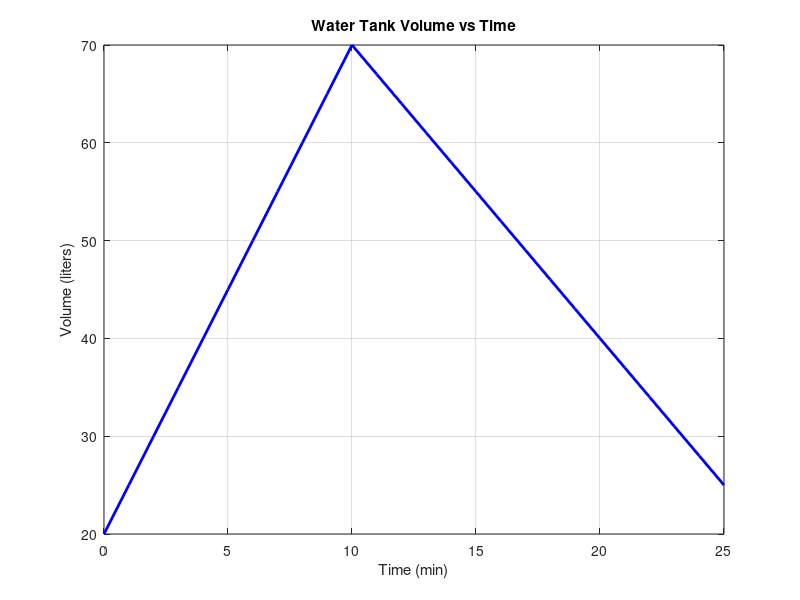

The MATLAB script that drew this image: (Note: this script raises an error after producing the figure.)
clc; clear; close all;


t = 0:1:25;
V = zeros(size(t));
fill_idx = (t >= 0 & t <= 10);
drain_idx = (t > 10 & t <= 25);
V(fill_idx) = 5*t(fill_idx) + 20;
V(drain_idx) = -3*(t(drain_idx) - 10) + 70;
figure;
plot(t, V, 'b', 'LineWidth', 2);
xlabel('Time (min)');
ylabel('Volume (liters)');
title('Water Tank Volume vs Time');
grid on;
target = 50;
t_fill_50 = (target - 20) / 5;         
t_drain_50 = (70 - target) / 3 + 10;    
fprintf('Time when V = 50 L (filling phase): %.2f min\n', t_fill_50);
fprintf('Time when V = 50 L (draining phase): %.2f min\n', t_drain_50);
T = table(t', V', 'VariableNames', {'Time_min', 'Volume_L'});
disp(T);
fill_slope = 5;    
drain_slope = -3;  
fprintf('Filling rate = %.2f L/min\n', fill_slope);
fprintf('Draining rate = %.2f L/min\n', drain_slope);

% Optional add on:
V_capped = min(V, 80);
figure;
plot(t, V_capped, 'm', 'LineWidth', 2);
xlabel('Time (min)');
ylabel('Volume (liters)');
title('Volume with Overflow Cap (80 L)');
grid on;

%Reflection Response: 
%1.
%Filling slope (+5 L/min): water is entering the tank → volume 
% increases steadily
%Draining slope (−3 L/min): water is leaving the tank → volume 
% decreases steadily
%2.
%A positive slope means inflow (tank filling)
%A negative slope means outflow (tank draining)
%The magnitude tells you how fast the volume is changing
